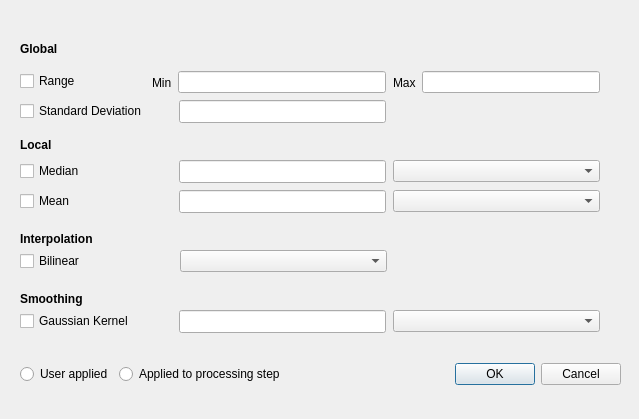
<ui version="4.0" >
 <class>FilterWindow</class>
 <widget class="QDialog" name="FilterWindow" >
  <property name="geometry" >
   <rect>
    <x>0</x>
    <y>0</y>
    <width>639</width>
    <height>419</height>
   </rect>
  </property>
  <property name="windowTitle" >
   <string>Data Filter</string>
  </property>
  <property name="windowIcon" >
   <iconset resource="../share/images/images.qrc" >:/urapiv_icon.png</iconset>
  </property>
  <widget class="QLineEdit" name="stdEdit" >
   <property name="geometry" >
    <rect>
     <x>179</x>
     <y>100</y>
     <width>207</width>
     <height>23</height>
    </rect>
   </property>
  </widget>
  <widget class="QLineEdit" name="medianEdit" >
   <property name="geometry" >
    <rect>
     <x>179</x>
     <y>160</y>
     <width>207</width>
     <height>23</height>
    </rect>
   </property>
  </widget>
  <widget class="QLineEdit" name="meanEdit" >
   <property name="geometry" >
    <rect>
     <x>179</x>
     <y>190</y>
     <width>207</width>
     <height>23</height>
    </rect>
   </property>
  </widget>
  <widget class="QLineEdit" name="gaussianEdit" >
   <property name="geometry" >
    <rect>
     <x>179</x>
     <y>310</y>
     <width>207</width>
     <height>23</height>
    </rect>
   </property>
  </widget>
  <widget class="QComboBox" name="medianCombo" >
   <property name="geometry" >
    <rect>
     <x>393</x>
     <y>160</y>
     <width>207</width>
     <height>22</height>
    </rect>
   </property>
  </widget>
  <widget class="QComboBox" name="meanCombo" >
   <property name="geometry" >
    <rect>
     <x>393</x>
     <y>190</y>
     <width>207</width>
     <height>22</height>
    </rect>
   </property>
  </widget>
  <widget class="QComboBox" name="gaussianCombo" >
   <property name="geometry" >
    <rect>
     <x>393</x>
     <y>310</y>
     <width>207</width>
     <height>22</height>
    </rect>
   </property>
  </widget>
  <widget class="QLabel" name="global_label" >
   <property name="geometry" >
    <rect>
     <x>20</x>
     <y>40</y>
     <width>56</width>
     <height>18</height>
    </rect>
   </property>
   <property name="font" >
    <font>
     <weight>75</weight>
     <bold>true</bold>
    </font>
   </property>
   <property name="text" >
    <string>Global</string>
   </property>
  </widget>
  <widget class="QLabel" name="local_label" >
   <property name="geometry" >
    <rect>
     <x>20</x>
     <y>136</y>
     <width>56</width>
     <height>18</height>
    </rect>
   </property>
   <property name="font" >
    <font>
     <weight>75</weight>
     <bold>true</bold>
    </font>
   </property>
   <property name="text" >
    <string>Local</string>
   </property>
  </widget>
  <widget class="QLabel" name="smoothing_label" >
   <property name="geometry" >
    <rect>
     <x>20</x>
     <y>290</y>
     <width>81</width>
     <height>18</height>
    </rect>
   </property>
   <property name="font" >
    <font>
     <weight>75</weight>
     <bold>true</bold>
    </font>
   </property>
   <property name="text" >
    <string>Smoothing</string>
   </property>
  </widget>
  <widget class="QCheckBox" name="gaussianBox" >
   <property name="geometry" >
    <rect>
     <x>20</x>
     <y>310</y>
     <width>131</width>
     <height>22</height>
    </rect>
   </property>
   <property name="text" >
    <string>Gaussian Kernel</string>
   </property>
  </widget>
  <widget class="QWidget" name="layoutWidget1" >
   <property name="geometry" >
    <rect>
     <x>393</x>
     <y>70</y>
     <width>207</width>
     <height>25</height>
    </rect>
   </property>
   <layout class="QHBoxLayout" >
    <item>
     <widget class="QLabel" name="maxLabel" >
      <property name="text" >
       <string>Max</string>
      </property>
     </widget>
    </item>
    <item>
     <widget class="QLineEdit" name="maxEdit" />
    </item>
   </layout>
  </widget>
  <widget class="QWidget" name="layoutWidget2" >
   <property name="geometry" >
    <rect>
     <x>152</x>
     <y>70</y>
     <width>234</width>
     <height>25</height>
    </rect>
   </property>
   <layout class="QHBoxLayout" >
    <item>
     <widget class="QLabel" name="minLabel" >
      <property name="text" >
       <string>Min</string>
      </property>
     </widget>
    </item>
    <item>
     <widget class="QLineEdit" name="minEdit" />
    </item>
   </layout>
  </widget>
  <widget class="QCheckBox" name="meanBox" >
   <property name="geometry" >
    <rect>
     <x>20</x>
     <y>190</y>
     <width>131</width>
     <height>22</height>
    </rect>
   </property>
   <property name="text" >
    <string>Mean</string>
   </property>
  </widget>
  <widget class="QCheckBox" name="medianBox" >
   <property name="geometry" >
    <rect>
     <x>20</x>
     <y>160</y>
     <width>131</width>
     <height>22</height>
    </rect>
   </property>
   <property name="text" >
    <string>Median</string>
   </property>
  </widget>
  <widget class="QCheckBox" name="stdBox" >
   <property name="geometry" >
    <rect>
     <x>20</x>
     <y>100</y>
     <width>141</width>
     <height>22</height>
    </rect>
   </property>
   <property name="text" >
    <string>Standard Deviation</string>
   </property>
  </widget>
  <widget class="QCheckBox" name="rangeBox" >
   <property name="geometry" >
    <rect>
     <x>20</x>
     <y>70</y>
     <width>141</width>
     <height>22</height>
    </rect>
   </property>
   <property name="text" >
    <string>Range</string>
   </property>
  </widget>
  <widget class="QComboBox" name="bilinearCombo" >
   <property name="geometry" >
    <rect>
     <x>180</x>
     <y>250</y>
     <width>207</width>
     <height>22</height>
    </rect>
   </property>
  </widget>
  <widget class="QLabel" name="interpolation_label" >
   <property name="geometry" >
    <rect>
     <x>20</x>
     <y>230</y>
     <width>91</width>
     <height>18</height>
    </rect>
   </property>
   <property name="font" >
    <font>
     <weight>75</weight>
     <bold>true</bold>
    </font>
   </property>
   <property name="text" >
    <string>Interpolation</string>
   </property>
  </widget>
  <widget class="QCheckBox" name="bilinearBox" >
   <property name="geometry" >
    <rect>
     <x>20</x>
     <y>250</y>
     <width>131</width>
     <height>22</height>
    </rect>
   </property>
   <property name="text" >
    <string>Bilinear</string>
   </property>
  </widget>
  <widget class="QWidget" name="layoutWidget3" >
   <property name="geometry" >
    <rect>
     <x>20</x>
     <y>360</y>
     <width>601</width>
     <height>29</height>
    </rect>
   </property>
   <layout class="QHBoxLayout" >
    <item>
     <widget class="QRadioButton" name="userRadio" >
      <property name="text" >
       <string>User applied</string>
      </property>
     </widget>
    </item>
    <item>
     <widget class="QRadioButton" name="processRadio" >
      <property name="text" >
       <string>Applied to processing step</string>
      </property>
     </widget>
    </item>
    <item>
     <spacer>
      <property name="orientation" >
       <enum>Qt::Horizontal</enum>
      </property>
      <property name="sizeHint" >
       <size>
        <width>429</width>
        <height>20</height>
       </size>
      </property>
     </spacer>
    </item>
    <item>
     <widget class="QPushButton" name="okButton" >
      <property name="text" >
       <string>OK</string>
      </property>
     </widget>
    </item>
    <item>
     <widget class="QPushButton" name="cancelButton" >
      <property name="text" >
       <string>Cancel</string>
      </property>
     </widget>
    </item>
   </layout>
  </widget>
 </widget>
 <tabstops>
  <tabstop>rangeBox</tabstop>
  <tabstop>minEdit</tabstop>
  <tabstop>maxEdit</tabstop>
  <tabstop>stdBox</tabstop>
  <tabstop>stdEdit</tabstop>
  <tabstop>medianBox</tabstop>
  <tabstop>medianEdit</tabstop>
  <tabstop>medianCombo</tabstop>
  <tabstop>meanBox</tabstop>
  <tabstop>meanEdit</tabstop>
  <tabstop>meanCombo</tabstop>
  <tabstop>bilinearBox</tabstop>
  <tabstop>bilinearCombo</tabstop>
  <tabstop>gaussianBox</tabstop>
  <tabstop>gaussianEdit</tabstop>
  <tabstop>gaussianCombo</tabstop>
  <tabstop>userRadio</tabstop>
  <tabstop>processRadio</tabstop>
  <tabstop>okButton</tabstop>
  <tabstop>cancelButton</tabstop>
 </tabstops>
 <resources>
  <include location="../share/images/images.qrc" />
 </resources>
 <connections/>
</ui>
